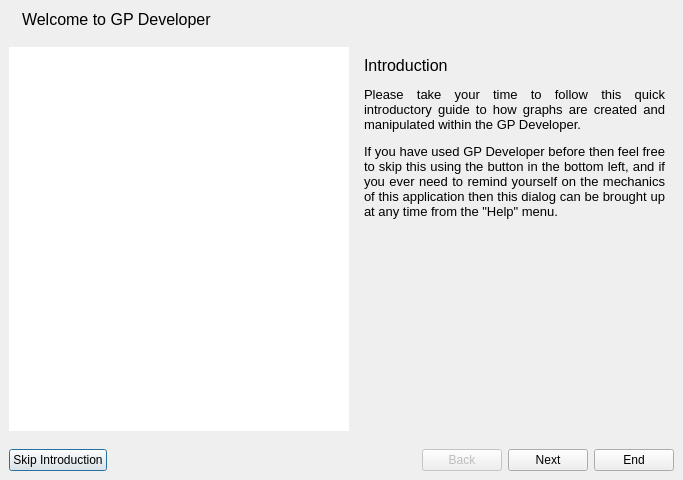
<?xml version="1.0" encoding="UTF-8"?>
<ui version="4.0">
 <class>FirstRunDialog</class>
 <widget class="QDialog" name="FirstRunDialog">
  <property name="geometry">
   <rect>
    <x>0</x>
    <y>0</y>
    <width>683</width>
    <height>480</height>
   </rect>
  </property>
  <property name="windowTitle">
   <string>First Run - GP Developer</string>
  </property>
  <layout class="QVBoxLayout" name="verticalLayout_2">
   <property name="spacing">
    <number>0</number>
   </property>
   <property name="margin">
    <number>0</number>
   </property>
   <item>
    <widget class="QWidget" name="titleWidget" native="true">
     <layout class="QHBoxLayout" name="horizontalLayout_3">
      <item>
       <widget class="QLabel" name="label_2">
        <property name="text">
         <string/>
        </property>
        <property name="pixmap">
         <pixmap resource="icons.qrc">:/icons/comment.png</pixmap>
        </property>
        <property name="scaledContents">
         <bool>false</bool>
        </property>
       </widget>
      </item>
      <item>
       <widget class="QLabel" name="title_2">
        <property name="styleSheet">
         <string notr="true">QLabel { font-size: 16px; }</string>
        </property>
        <property name="text">
         <string>Welcome to GP Developer</string>
        </property>
       </widget>
      </item>
      <item>
       <spacer name="horizontalSpacer_2">
        <property name="orientation">
         <enum>Qt::Horizontal</enum>
        </property>
        <property name="sizeHint" stdset="0">
         <size>
          <width>159</width>
          <height>20</height>
         </size>
        </property>
       </spacer>
      </item>
     </layout>
    </widget>
   </item>
   <item>
    <widget class="QWidget" name="dialogMainWidget" native="true">
     <layout class="QHBoxLayout" name="horizontalLayout_2">
      <item>
       <widget class="Developer::GraphWidget" name="graphWidget">
        <property name="minimumSize">
         <size>
          <width>340</width>
          <height>0</height>
         </size>
        </property>
        <property name="maximumSize">
         <size>
          <width>340</width>
          <height>16777215</height>
         </size>
        </property>
        <property name="styleSheet">
         <string notr="true">QGraphicsView { border-right: 1px solid #ccc; }</string>
        </property>
        <property name="frameShape">
         <enum>QFrame::NoFrame</enum>
        </property>
       </widget>
      </item>
      <item>
       <widget class="QStackedWidget" name="stackedWidget">
        <widget class="QWidget" name="introduction">
         <layout class="QVBoxLayout" name="verticalLayout">
          <item>
           <widget class="QLabel" name="label">
            <property name="text">
             <string>&lt;!DOCTYPE HTML PUBLIC &quot;-//W3C//DTD HTML 4.0//EN&quot; &quot;http://www.w3.org/TR/REC-html40/strict.dtd&quot;&gt;
&lt;html&gt;&lt;head&gt;&lt;meta name=&quot;qrichtext&quot; content=&quot;1&quot; /&gt;&lt;style type=&quot;text/css&quot;&gt;
p, li { white-space: pre-wrap; }
&lt;/style&gt;&lt;/head&gt;&lt;body style=&quot; font-family:'Sans'; font-size:10pt; font-weight:400; font-style:normal;&quot;&gt;
&lt;p style=&quot; margin-top:12px; margin-bottom:12px; margin-left:0px; margin-right:0px; -qt-block-indent:0; text-indent:0px;&quot;&gt;&lt;span style=&quot; font-size:12pt;&quot;&gt;Introduction&lt;/span&gt;&lt;/p&gt;
&lt;p align=&quot;justify&quot; style=&quot; margin-top:12px; margin-bottom:12px; margin-left:0px; margin-right:0px; -qt-block-indent:0; text-indent:0px;&quot;&gt;Please take your time to follow this quick introductory guide to how graphs are created and manipulated within the GP Developer.&lt;/p&gt;
&lt;p align=&quot;justify&quot; style=&quot; margin-top:12px; margin-bottom:12px; margin-left:0px; margin-right:0px; -qt-block-indent:0; text-indent:0px;&quot;&gt;If you have used GP Developer before then feel free to skip this using the button in the bottom left, and if you ever need to remind yourself on the mechanics of this application then this dialog can be brought up at any time from the &amp;quot;Help&amp;quot; menu.&lt;/p&gt;&lt;/body&gt;&lt;/html&gt;</string>
            </property>
            <property name="alignment">
             <set>Qt::AlignJustify|Qt::AlignVCenter</set>
            </property>
            <property name="wordWrap">
             <bool>true</bool>
            </property>
           </widget>
          </item>
          <item>
           <spacer name="verticalSpacer">
            <property name="orientation">
             <enum>Qt::Vertical</enum>
            </property>
            <property name="sizeHint" stdset="0">
             <size>
              <width>20</width>
              <height>40</height>
             </size>
            </property>
           </spacer>
          </item>
         </layout>
        </widget>
        <widget class="QWidget" name="addingNodes">
         <layout class="QVBoxLayout" name="verticalLayout_3">
          <item>
           <widget class="QLabel" name="label_4">
            <property name="text">
             <string>&lt;html&gt;&lt;head/&gt;&lt;body&gt;&lt;p&gt;&lt;span style=&quot; font-size:12pt;&quot;&gt;Adding Nodes&lt;/span&gt;&lt;/p&gt;&lt;p&gt;To create a node you can double click the left mouse button (&lt;img src=&quot;:/icons/small_mouse_select_left.png&quot;/&gt;) anywhere in open space of the graph. Do this now to create at least three nodes in the graph widget to the left.&lt;/p&gt;&lt;p&gt;Once a node has been added to the graph it can be moved by clicking the left mouse button over the desired node and then dragging until the node is in the desired position.&lt;/p&gt;&lt;p&gt;You do not have to lay out the nodes yourself however, there are automated layout mechanisms available which will be discussed later.&lt;/p&gt;&lt;/body&gt;&lt;/html&gt;</string>
            </property>
            <property name="alignment">
             <set>Qt::AlignJustify|Qt::AlignVCenter</set>
            </property>
            <property name="wordWrap">
             <bool>true</bool>
            </property>
           </widget>
          </item>
          <item>
           <layout class="QHBoxLayout" name="horizontalLayout_4">
            <item>
             <widget class="QLabel" name="label_5">
              <property name="text">
               <string>Nodes created:</string>
              </property>
             </widget>
            </item>
            <item>
             <widget class="QLabel" name="nodeCount">
              <property name="text">
               <string>0</string>
              </property>
             </widget>
            </item>
            <item>
             <widget class="QLabel" name="nodeCountIndicator">
              <property name="text">
               <string/>
              </property>
              <property name="pixmap">
               <pixmap resource="icons.qrc">:/icons/small_cross.png</pixmap>
              </property>
             </widget>
            </item>
           </layout>
          </item>
          <item>
           <spacer name="verticalSpacer_2">
            <property name="orientation">
             <enum>Qt::Vertical</enum>
            </property>
            <property name="sizeHint" stdset="0">
             <size>
              <width>20</width>
              <height>124</height>
             </size>
            </property>
           </spacer>
          </item>
         </layout>
        </widget>
        <widget class="QWidget" name="addingEdges">
         <layout class="QVBoxLayout" name="verticalLayout_4">
          <item>
           <widget class="QLabel" name="label_6">
            <property name="frameShadow">
             <enum>QFrame::Plain</enum>
            </property>
            <property name="text">
             <string>&lt;html&gt;&lt;head/&gt;&lt;body&gt;&lt;p&gt;&lt;span style=&quot; font-size:12pt;&quot;&gt;Adding Edges&lt;/span&gt;&lt;/p&gt;&lt;p&gt;Edges between nodes can be added by clicking the right mouse button (&lt;img src=&quot;:/icons/small_mouse_select_right.png&quot;/&gt;) over an existing node and dragging until your cursor is over another node. When you release the right mouse button an edge is added from the first node to the second.&lt;/p&gt;&lt;p&gt;Loop edges (edges from a node to itself) can be added with a single right mouse button click over the desired node.&lt;/p&gt;&lt;p&gt;Add at least three edges to the graph now.&lt;/p&gt;&lt;/body&gt;&lt;/html&gt;</string>
            </property>
            <property name="alignment">
             <set>Qt::AlignJustify|Qt::AlignVCenter</set>
            </property>
            <property name="wordWrap">
             <bool>true</bool>
            </property>
           </widget>
          </item>
          <item>
           <layout class="QHBoxLayout" name="horizontalLayout_5">
            <item>
             <widget class="QLabel" name="label_7">
              <property name="text">
               <string>Edges added:</string>
              </property>
             </widget>
            </item>
            <item>
             <widget class="QLabel" name="edgeCount">
              <property name="text">
               <string>0</string>
              </property>
             </widget>
            </item>
            <item>
             <widget class="QLabel" name="edgeCountIndicator">
              <property name="text">
               <string/>
              </property>
              <property name="pixmap">
               <pixmap resource="icons.qrc">:/icons/small_cross.png</pixmap>
              </property>
             </widget>
            </item>
           </layout>
          </item>
          <item>
           <spacer name="verticalSpacer_3">
            <property name="orientation">
             <enum>Qt::Vertical</enum>
            </property>
            <property name="sizeHint" stdset="0">
             <size>
              <width>20</width>
              <height>40</height>
             </size>
            </property>
           </spacer>
          </item>
         </layout>
        </widget>
        <widget class="QWidget" name="editingGraphElements">
         <layout class="QVBoxLayout" name="verticalLayout_5">
          <item>
           <widget class="QLabel" name="label_3">
            <property name="text">
             <string>&lt;html&gt;&lt;head/&gt;&lt;body&gt;&lt;p&gt;&lt;span style=&quot; font-size:12pt;&quot;&gt;Editing Graph Elements&lt;/span&gt;&lt;/p&gt;&lt;p&gt;Elements which have been added to the graph can be edited by using the left mouse button (&lt;img src=&quot;:/icons/small_mouse_select_left.png&quot;/&gt;) to double click on the element you want to change. A dialog will appear which allows you to make any necessary changes to this element, such as changing its identifier or label.&lt;/p&gt;&lt;p&gt;Try editing the elements you have created to see how they can be modified.&lt;/p&gt;&lt;/body&gt;&lt;/html&gt;</string>
            </property>
            <property name="wordWrap">
             <bool>true</bool>
            </property>
           </widget>
          </item>
          <item>
           <spacer name="verticalSpacer_4">
            <property name="orientation">
             <enum>Qt::Vertical</enum>
            </property>
            <property name="sizeHint" stdset="0">
             <size>
              <width>20</width>
              <height>218</height>
             </size>
            </property>
           </spacer>
          </item>
         </layout>
        </widget>
        <widget class="QWidget" name="selectingGraphElements">
         <layout class="QVBoxLayout" name="verticalLayout_7">
          <item>
           <widget class="QLabel" name="label_11">
            <property name="text">
             <string>&lt;html&gt;&lt;head/&gt;&lt;body&gt;&lt;p&gt;&lt;span style=&quot; font-size:12pt;&quot;&gt;Selecting Elements&lt;/span&gt;&lt;/p&gt;&lt;p&gt;Individual elements (both edges and nodes) can be selected with a single left mouse button (&lt;img src=&quot;:/icons/small_mouse_select_left.png&quot;/&gt;) click on the element you wish to select.&lt;/p&gt;&lt;p&gt;If you wish to select many elements at once you can click the left mouse button in open space and then drag a rectangle from that point. Any elements which overlap with the area indicated will be selected.&lt;/p&gt;&lt;p&gt;In addition it is possible to select every element in the graph using the keyboard shortcut Ctrl+A.&lt;/p&gt;&lt;/body&gt;&lt;/html&gt;</string>
            </property>
            <property name="wordWrap">
             <bool>true</bool>
            </property>
           </widget>
          </item>
          <item>
           <spacer name="verticalSpacer_6">
            <property name="orientation">
             <enum>Qt::Vertical</enum>
            </property>
            <property name="sizeHint" stdset="0">
             <size>
              <width>20</width>
              <height>176</height>
             </size>
            </property>
           </spacer>
          </item>
         </layout>
        </widget>
        <widget class="QWidget" name="deletingGraphElements">
         <layout class="QVBoxLayout" name="verticalLayout_6">
          <item>
           <widget class="QLabel" name="label_8">
            <property name="text">
             <string>&lt;html&gt;&lt;head/&gt;&lt;body&gt;&lt;p&gt;&lt;span style=&quot; font-size:12pt;&quot;&gt;Deleting Elements&lt;/span&gt;&lt;/p&gt;&lt;p&gt;When a single element or a group of elements are selected they can be deleted by pressing the &amp;quot;Delete&amp;quot; key on your keyboard.&lt;/p&gt;&lt;p&gt;Remove three nodes and edges now, create more if there are not enough to delete.&lt;/p&gt;&lt;/body&gt;&lt;/html&gt;</string>
            </property>
            <property name="wordWrap">
             <bool>true</bool>
            </property>
           </widget>
          </item>
          <item>
           <layout class="QHBoxLayout" name="horizontalLayout_7">
            <item>
             <widget class="QLabel" name="label_9">
              <property name="text">
               <string>Nodes Deleted:</string>
              </property>
             </widget>
            </item>
            <item>
             <widget class="QLabel" name="nodeDeleteCount">
              <property name="text">
               <string>0</string>
              </property>
             </widget>
            </item>
            <item>
             <widget class="QLabel" name="nodeDeleteCountIndicator">
              <property name="text">
               <string/>
              </property>
              <property name="pixmap">
               <pixmap resource="icons.qrc">:/icons/small_cross.png</pixmap>
              </property>
             </widget>
            </item>
           </layout>
          </item>
          <item>
           <layout class="QHBoxLayout" name="horizontalLayout_6">
            <item>
             <widget class="QLabel" name="label_10">
              <property name="text">
               <string>Edges Deleted:</string>
              </property>
             </widget>
            </item>
            <item>
             <widget class="QLabel" name="edgeDeleteCount">
              <property name="text">
               <string>0</string>
              </property>
             </widget>
            </item>
            <item>
             <widget class="QLabel" name="edgeDeleteCountIndicator">
              <property name="text">
               <string/>
              </property>
              <property name="pixmap">
               <pixmap resource="icons.qrc">:/icons/small_cross.png</pixmap>
              </property>
             </widget>
            </item>
           </layout>
          </item>
          <item>
           <spacer name="verticalSpacer_5">
            <property name="orientation">
             <enum>Qt::Vertical</enum>
            </property>
            <property name="sizeHint" stdset="0">
             <size>
              <width>20</width>
              <height>222</height>
             </size>
            </property>
           </spacer>
          </item>
         </layout>
        </widget>
        <widget class="QWidget" name="navigatingGraphs">
         <layout class="QVBoxLayout" name="verticalLayout_8">
          <item>
           <widget class="QLabel" name="label_12">
            <property name="text">
             <string>&lt;!DOCTYPE HTML PUBLIC &quot;-//W3C//DTD HTML 4.0//EN&quot; &quot;http://www.w3.org/TR/REC-html40/strict.dtd&quot;&gt;
&lt;html&gt;&lt;head&gt;&lt;meta name=&quot;qrichtext&quot; content=&quot;1&quot; /&gt;&lt;style type=&quot;text/css&quot;&gt;
p, li { white-space: pre-wrap; }
&lt;/style&gt;&lt;/head&gt;&lt;body style=&quot; font-family:'Sans'; font-size:10pt; font-weight:400; font-style:normal;&quot;&gt;
&lt;p style=&quot; margin-top:12px; margin-bottom:12px; margin-left:0px; margin-right:0px; -qt-block-indent:0; text-indent:0px;&quot;&gt;&lt;span style=&quot; font-size:12pt;&quot;&gt;Navigating Large Graphs&lt;/span&gt;&lt;/p&gt;
&lt;p align=&quot;justify&quot; style=&quot; margin-top:12px; margin-bottom:12px; margin-left:0px; margin-right:0px; -qt-block-indent:0; text-indent:0px;&quot;&gt;&lt;span style=&quot; font-size:9pt;&quot;&gt;Large graphs may not fit easily into the available graph widget. In those cases the widget allows the user to pan around and zoom as necessary.&lt;/span&gt;&lt;/p&gt;
&lt;p style=&quot; margin-top:12px; margin-bottom:12px; margin-left:0px; margin-right:0px; -qt-block-indent:0; text-indent:0px;&quot;&gt;&lt;span style=&quot; font-size:12pt;&quot;&gt;Moving Around&lt;/span&gt;&lt;/p&gt;
&lt;p align=&quot;justify&quot; style=&quot; margin-top:12px; margin-bottom:12px; margin-left:0px; margin-right:0px; -qt-block-indent:0; text-indent:0px;&quot;&gt;&lt;span style=&quot; font-size:9pt;&quot;&gt;To move around the graph you can use the scrollbars shown at the bottom and at the right (as necessary). In addition when the &amp;quot;Shift&amp;quot; key is held the widget allows the user to pan around by clicking the left mouse button (&lt;/span&gt;&lt;img src=&quot;:/icons/small_mouse_select_left.png&quot; /&gt;&lt;span style=&quot; font-size:9pt;&quot;&gt;) and moving the mouse.&lt;/span&gt;&lt;/p&gt;
&lt;p align=&quot;justify&quot; style=&quot; margin-top:12px; margin-bottom:12px; margin-left:0px; margin-right:0px; -qt-block-indent:0; text-indent:0px;&quot;&gt;&lt;span style=&quot; font-size:12pt;&quot;&gt;Zooming&lt;/span&gt;&lt;/p&gt;
&lt;p align=&quot;justify&quot; style=&quot; margin-top:12px; margin-bottom:12px; margin-left:0px; margin-right:0px; -qt-block-indent:0; text-indent:0px;&quot;&gt;&lt;span style=&quot; font-size:9pt;&quot;&gt;Zooming of the view can be achieved by rolling the mouse wheel (&lt;/span&gt;&lt;img src=&quot;:/icons/small_mouse_select_scroll.png&quot; /&gt;&lt;span style=&quot; font-size:9pt;&quot;&gt;) or by pressing Ctrl and &amp;quot;+&amp;quot; to zoom in and Ctrl and &amp;quot;-&amp;quot; to zoom out. You can reset the view to a 1:1 scale at any time by pressing Ctrl+0 (zero).&lt;/span&gt;&lt;/p&gt;&lt;/body&gt;&lt;/html&gt;</string>
            </property>
            <property name="wordWrap">
             <bool>true</bool>
            </property>
           </widget>
          </item>
          <item>
           <spacer name="verticalSpacer_7">
            <property name="orientation">
             <enum>Qt::Vertical</enum>
            </property>
            <property name="sizeHint" stdset="0">
             <size>
              <width>20</width>
              <height>21</height>
             </size>
            </property>
           </spacer>
          </item>
         </layout>
        </widget>
       </widget>
      </item>
     </layout>
    </widget>
   </item>
   <item>
    <widget class="QWidget" name="buttons" native="true">
     <layout class="QHBoxLayout" name="horizontalLayout">
      <item>
       <widget class="QPushButton" name="skipButton">
        <property name="text">
         <string>Skip Introduction</string>
        </property>
        <property name="icon">
         <iconset resource="icons.qrc">
          <normaloff>:/icons/small_door_out.png</normaloff>:/icons/small_door_out.png</iconset>
        </property>
       </widget>
      </item>
      <item>
       <spacer name="horizontalSpacer">
        <property name="orientation">
         <enum>Qt::Horizontal</enum>
        </property>
        <property name="sizeHint" stdset="0">
         <size>
          <width>272</width>
          <height>20</height>
         </size>
        </property>
       </spacer>
      </item>
      <item>
       <widget class="QPushButton" name="backButton">
        <property name="enabled">
         <bool>false</bool>
        </property>
        <property name="text">
         <string>Back</string>
        </property>
        <property name="icon">
        <iconset resource="icons.qrc">
          <normaloff>:/icons/small_arrow_left.png</normaloff>:/icons/small_arrow_left.png</iconset>
        </property>
       </widget>
      </item>
      <item>
       <widget class="QPushButton" name="nextButton">
        <property name="text">
         <string>Next</string>
        </property>
        <property name="icon">
        <iconset resource="icons.qrc">
          <normaloff>:/icons/small_arrow_right.png</normaloff>:/icons/small_arrow_right.png</iconset>
        </property>
       </widget>
      </item>
      <item>
       <widget class="QPushButton" name="beginButton">
        <property name="text">
         <string>End</string>
        </property>
        <property name="icon">
        <iconset resource="icons.qrc">
          <normaloff>:/icons/small_tick.png</normaloff>:/icons/small_tick.png</iconset>
        </property>
       </widget>
      </item>
     </layout>
    </widget>
   </item>
  </layout>
 </widget>
 <customwidgets>
  <customwidget>
   <class>Developer::GraphWidget</class>
   <extends>QGraphicsView</extends>
   <header>graphview/graphwidget.hpp</header>
  </customwidget>
 </customwidgets>
 <resources/>
 <connections>
  <connection>
   <sender>skipButton</sender>
   <signal>pressed()</signal>
   <receiver>FirstRunDialog</receiver>
   <slot>reject()</slot>
   <hints>
    <hint type="sourcelabel">
     <x>84</x>
     <y>466</y>
    </hint>
    <hint type="destinationlabel">
     <x>85</x>
     <y>524</y>
    </hint>
   </hints>
  </connection>
  <connection>
   <sender>beginButton</sender>
   <signal>pressed()</signal>
   <receiver>FirstRunDialog</receiver>
   <slot>accept()</slot>
   <hints>
    <hint type="sourcelabel">
     <x>609</x>
     <y>470</y>
    </hint>
    <hint type="destinationlabel">
     <x>610</x>
     <y>514</y>
    </hint>
   </hints>
  </connection>
  <connection>
   <sender>nextButton</sender>
   <signal>pressed()</signal>
   <receiver>FirstRunDialog</receiver>
   <slot>next()</slot>
   <hints>
    <hint type="sourcelabel">
     <x>530</x>
     <y>462</y>
    </hint>
    <hint type="destinationlabel">
     <x>535</x>
     <y>518</y>
    </hint>
   </hints>
  </connection>
  <connection>
   <sender>backButton</sender>
   <signal>pressed()</signal>
   <receiver>FirstRunDialog</receiver>
   <slot>back()</slot>
   <hints>
    <hint type="sourcelabel">
     <x>450</x>
     <y>463</y>
    </hint>
    <hint type="destinationlabel">
     <x>442</x>
     <y>554</y>
    </hint>
   </hints>
  </connection>
 </connections>
 <slots>
  <slot>back()</slot>
  <slot>next()</slot>
 </slots>
</ui>
